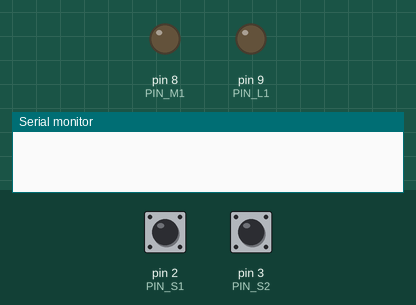
The sketch below on a simulated Arduino Uno, built with avr-gcc and run on an emulated ATmega328P. Shown: output pins drawn as LEDs (lit = HIGH), the last lines printed to the serial monitor. Inputs (shaded band) come from the test bench; at power-on: pin 2 (PIN_S1) HIGH, pin 3 (PIN_S2) HIGH.

Above: at 1.2 s.
1.3 s: pin 2 (PIN_S1) pulled LOW for 0.15 s
At 2.3 s:
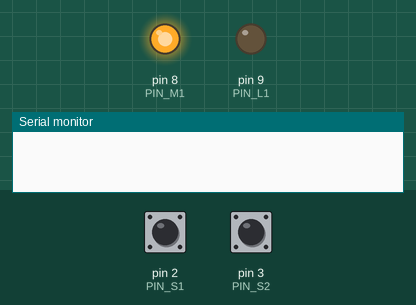
2.9 s: pin 3 (PIN_S2) pulled LOW for 0.15 s
4.5 s: pin 2 (PIN_S1) driven LOW and pin 3 (PIN_S2) driven LOW
7.5 s: pin 2 (PIN_S1) driven HIGH
At 8.3 s:
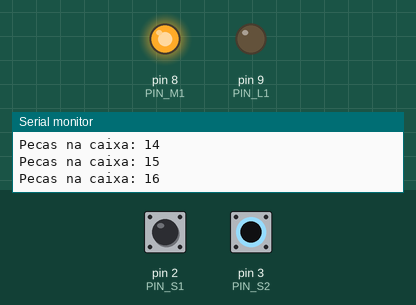
9.0 s: pin 2 (PIN_S1) driven LOW
At 11.2 s:
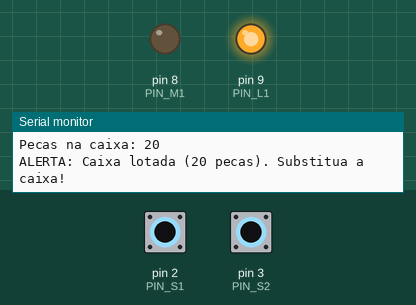
Timing chart, 0 to 12.3 s (numbered marks = the images above; inputs shaded):
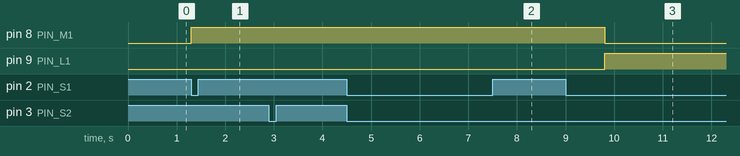

The sketch:

contador_pecas_CTE.ino
```cpp
// Prova - Contador de Peças Industriais com Alerta de Lotação de Caixa
// Disciplina: Computational Thinking for Engineering (CTE)
// Aluno: Guilherme Macario da Silva - 1ECR

const int PIN_S1 = 2; // Sensor S1 (Entrada de peça)
const int PIN_S2 = 3; // Sensor S2 (Queda na caixa)
const int PIN_M1 = 8; // Motor M1 da Esteira
const int PIN_L1 = 9; // Lâmpada/LED L1 (Alerta de Caixa Cheia)

int totalPecas = 0;

void setup() {
  pinMode(PIN_S1, INPUT_PULLUP);
  pinMode(PIN_S2, INPUT_PULLUP);
  pinMode(PIN_M1, OUTPUT);
  pinMode(PIN_L1, OUTPUT);
  digitalWrite(PIN_M1, LOW);
  digitalWrite(PIN_L1, LOW);
  Serial.begin(9600);
}

void loop() {
  if (totalPecas < 20) {
    if (digitalRead(PIN_S1) == LOW) {
      digitalWrite(PIN_M1, HIGH);
      while (digitalRead(PIN_S2) == HIGH) {
        delay(20);
      }
      totalPecas++;
      Serial.print("Pecas na caixa: ");
      Serial.println(totalPecas);
      delay(200);

      if (totalPecas >= 20) {
        digitalWrite(PIN_M1, LOW);
        digitalWrite(PIN_L1, HIGH); // Alerta de caixa lotada
        Serial.println("ALERTA: Caixa lotada (20 pecas). Substitua a caixa!");
      }
    }
  }
}
```

Measured:
- after the input at 1.3 s, pin 8 (PIN_M1): LOW → HIGH at once
- after the input at 7.5 s, pin 8 (PIN_M1): stays HIGH (without the input it goes to LOW after 0.80 s); pin 9 (PIN_L1): stays LOW (without the input it goes to HIGH after 0.80 s)
- after the input at 9.0 s, pin 8 (PIN_M1): HIGH → LOW after 0.80 s; pin 9 (PIN_L1): LOW → HIGH after 0.80 s
